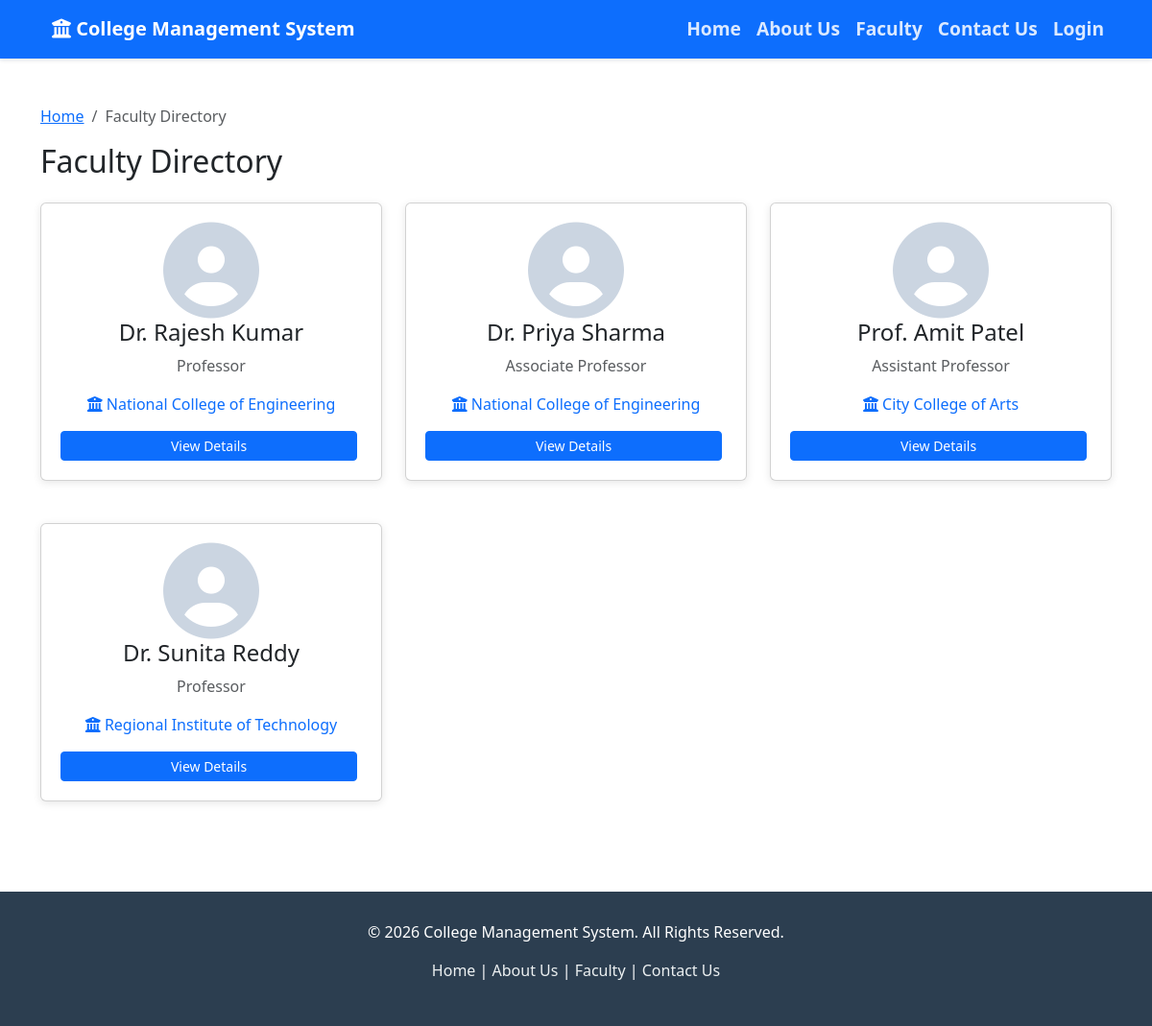
The page /faculty.php on the database its author committed.
### tables this page shows
CREATE TABLE IF NOT EXISTS faculty (
    id INT AUTO_INCREMENT PRIMARY KEY,
    name VARCHAR(100) NOT NULL,
    username VARCHAR(50) UNIQUE,
    password VARCHAR(255),
    college_id INT,
    gender ENUM('Male', 'Female', 'Other') NOT NULL,
    designation VARCHAR(100) NOT NULL,
    qualifications TEXT,
    phone VARCHAR(20),
    email VARCHAR(100),
    joining_date DATE,
    address TEXT,
    profile_image VARCHAR(255),
    created_at TIMESTAMP DEFAULT CURRENT_TIMESTAMP,
    INDEX idx_faculty_college (college_id),
    INDEX idx_faculty_name (name),
    FOREIGN KEY (college_id) REFERENCES colleges(id) ON DELETE SET NULL
);

CREATE TABLE IF NOT EXISTS colleges (
    id INT AUTO_INCREMENT PRIMARY KEY,
    college_name VARCHAR(200) NOT NULL,
    college_code VARCHAR(20) NOT NULL UNIQUE,
    address TEXT,
    phone VARCHAR(20),
    email VARCHAR(100),
    created_at TIMESTAMP DEFAULT CURRENT_TIMESTAMP
);

### faculty.php (the view, shortened to what this page needs)
<?php
include 'includes/header.php';
$faculty_query = mysqli_query($con, "
    SELECT f.*, c.college_name
    FROM faculty f
    LEFT JOIN colleges c ON f.college_id = c.id
    ORDER BY f.created_at DESC
");
?>
<div class="container my-5">
    <div class="row">
        <div class="col-md-12">
            <nav aria-label="breadcrumb">
                <ol class="breadcrumb">
                    <li class="breadcrumb-item"><a href="<?php echo BASE_URL; ?>index.php">Home</a></li>
                    <li class="breadcrumb-item active">Faculty Directory</li>
                </ol>
            </nav>
            <h2 class="mb-4">Faculty Directory</h2>
            <?php if(mysqli_num_rows($faculty_query) > 0): ?>
                <div class="row">
                    <?php while($faculty = mysqli_fetch_assoc($faculty_query)): ?>
                        <div class="col-md-4 col-sm-6 mb-4">
                            <div class="card faculty-card">
                                <?php if(!empty($faculty['profile_image'])): ?>
                                <img src="<?php echo ASSETS_URL; ?>uploads/<?php echo htmlspecialchars($faculty['profile_image']); ?>"
                                     alt="<?php echo htmlspecialchars($faculty['name']); ?>"
                                     class="img-fluid">
                            <?php else: ?>
                                <i class="fas fa-user-circle" style="font-size: 100px; color: #cbd5e1;"></i>
                            <?php endif; ?>
                                <h4><?php echo htmlspecialchars($faculty['name']); ?></h4>
                                <p class="text-muted"><?php echo htmlspecialchars($faculty['designation']); ?></p>
                                <?php if($faculty['college_name']): ?>
                                    <p class="text-primary">
                                        <i class="fas fa-university"></i>
                                        <?php echo htmlspecialchars($faculty['college_name']); ?>
                                    </p>
                                <?php endif; ?>
                                <a href="<?php echo BASE_URL; ?>view-faculty-details.php?fid=<?php echo $faculty['id']; ?>"
                                   class="btn btn-primary btn-sm">
                                    View Details
                                </a>
                            </div>
                        </div>
                    <?php endwhile; ?>
                </div>
            <?php else: ?>
                <div class="alert alert-info">
                    <i class="fas fa-info-circle"></i> No faculty members found in the system.
                </div>
            <?php endif; ?>
        </div>
    </div>
</div>
<?php include 'includes/footer.php'; ?>

### includes/header.php (shortened to what this page needs)
<!DOCTYPE html>
<html lang="en">
<head>
    <link rel="stylesheet" href="<?php echo ASSETS_URL; ?>css/style.css">
    <link rel="stylesheet" href="https://cdnjs.cloudflare.com/ajax/libs/font-awesome/6.4.0/css/all.min.css">
    <link href="https://cdn.jsdelivr.net/npm/bootstrap@5.3.0/dist/css/bootstrap.min.css" rel="stylesheet">
</head>
<body>
    <nav class="navbar navbar-expand-lg navbar-dark bg-primary">
        <div class="container">
            <a class="navbar-brand" href="<?php echo BASE_URL; ?>index.php">
                <i class="fas fa-university"></i> College Management System
            </a>
            <div class="collapse navbar-collapse" id="navbarNav">
                <ul class="navbar-nav ms-auto">
                    <li class="nav-item">
                        <a class="nav-link" href="<?php echo BASE_URL; ?>index.php">Home</a>
                    </li>
                    <li class="nav-item">
                        <a class="nav-link" href="<?php echo BASE_URL; ?>about.php">About Us</a>
                    </li>
                    <li class="nav-item">
                        <a class="nav-link" href="<?php echo BASE_URL; ?>faculty.php">Faculty</a>
                    </li>
                    <li class="nav-item">
                        <a class="nav-link" href="<?php echo BASE_URL; ?>contact.php">Contact Us</a>
                    </li>
                    <?php if(isset($_SESSION['admin_logged_in']) && $_SESSION['admin_logged_in'] === true): ?>
                        <!-- Admin is logged in, but Admin Panel/Logout links are kept out of the public navbar.
                             The admin can still reach the panel via its own URL or bookmark. -->
                    <?php else: ?>
                        <li class="nav-item">
                            <a class="nav-link" id="loginNavLink" href="<?php echo BASE_URL; ?>login.php">Login</a>
                        </li>
                    <?php endif; ?>
                </ul>
            </div>
        </div>
    </nav>

### includes/footer.php (shortened to what this page needs)
<footer class="footer">
    <div class="container">
        <div class="row">
            <div class="col-md-12 text-center">
                <p>&copy; <?php echo date('Y'); ?> College Management System. All Rights Reserved.</p>
                <p>
                    <a href="<?php echo BASE_URL; ?>index.php">Home</a> |
                    <a href="<?php echo BASE_URL; ?>about.php">About Us</a> |
                    <a href="<?php echo BASE_URL; ?>faculty.php">Faculty</a> |
                    <a href="<?php echo BASE_URL; ?>contact.php">Contact Us</a>
                </p>
            </div>
        </div>
    </div>
</footer>
</body>
</html>

### assets/css/style.css (style rules this page uses)
* { margin: 0; padding: 0; box-sizing: border-box; }
body { font-family: 'Segoe UI', Tahoma, Geneva, Verdana, sans-serif; background-color: #f8f9fa; color: #333; }
.navbar { box-shadow: 0 2px 4px rgba(0,0,0,0.1); }
.navbar-brand { font-weight: bold; font-size: 1.5rem; margin-left: 0.75rem; }
.navbar-nav .nav-link { font-size: 1.2rem; font-weight: 600; margin-left: 1.8rem; padding-top: 0.5rem; padding-bottom: 0.5rem; color: rgba(255, 255, 255, 0.85); transition: color 0.25s ease; }
.navbar-nav .nav-link:first-child { margin-left: 0; }
.card { margin-bottom: 20px; box-shadow: 0 2px 8px rgba(0,0,0,0.1); transition: transform 0.3s ease; }
.faculty-card { text-align: center; padding: 20px; }
.footer { background: #2c3e50; color: white; padding: 30px 0; margin-top: 50px; }
.footer a { color: #ecf0f1; text-decoration: none; }
.btn { margin-right: 5px; }

### includes/header.php (style rules this page uses)
body { transition: opacity 0.25s cubic-bezier(0.55, 0, 0.85, 0.35), transform 0.25s cubic-bezier(0.55, 0, 0.85, 0.35); transform: scale(1); }

### rows shown on the page
faculty: name "Dr. Rajesh Kumar", designation "Professor", college.college_name "National College of Engineering"
faculty: name "Dr. Priya Sharma", designation "Associate Professor", college.college_name "National College of Engineering"
faculty: name "Prof. Amit Patel", designation "Assistant Professor", college.college_name "City College of Arts"
faculty: name "Dr. Sunita Reddy", designation "Professor", college.college_name "Regional Institute of Technology"
